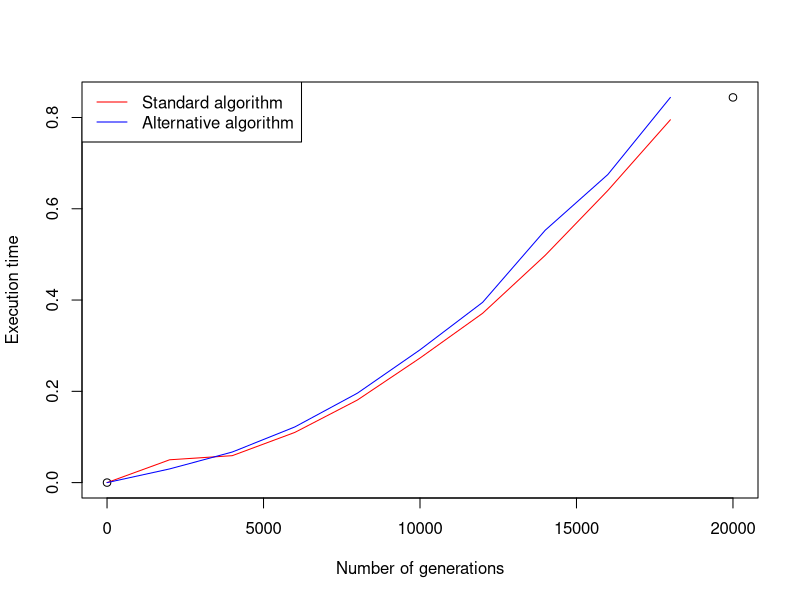

Reproduce this figure in R.
standard_boxmuller=function(n)  {
  u1<-runif(n)
  u2<-runif(n)
  x1<-c()
  x2<-c()
  for (i in 1:n){
    x1<-c(x1,sqrt(-2*log(u1[i]))*cos(2*pi*u2[i]))
    x2<-c(x2,sqrt(-2*log(u1[i]))*sin(2*pi*u2[i]))
  }
  return(x1)
}

alternative_boxmuller=function(n)  {
  x1<-c()
  x2<-c()
  counter<-1
  while(counter<=n){
    u1<-runif(1,min=-1,max=1)
    u2<-runif(1,min=-1,max=1)
    s<-u1^2+u2^2
    if (s<=1) {
      counter<-counter+1
      x1<-c(x1,sqrt(-2*log(s)/s)*u1)
      x2<-c(x2,sqrt(-2*log(s)/s)*u2)
    }
  }
  return(x1)
}

n<-20000
time_standard<-c()
time_alternative<-c()
for (i in seq.int(1,n,n/10))  {
  time_standard<-c(time_standard,system.time(standard_boxmuller(i))[3])
  time_alternative<-c(time_alternative,system.time(alternative_boxmuller(i))[3])
}
plot(c(0,n),range(time_alternative),xlab="Number of generations",ylab="Execution time")
lines(seq.int(1,n,n/10),time_standard, col="red")
lines(seq.int(1,n,n/10),time_alternative, col="blue")
legend("topleft",c("Standard algorithm","Alternative algorithm"), 
       lty=c(1,1), col=c("red","blue"))
